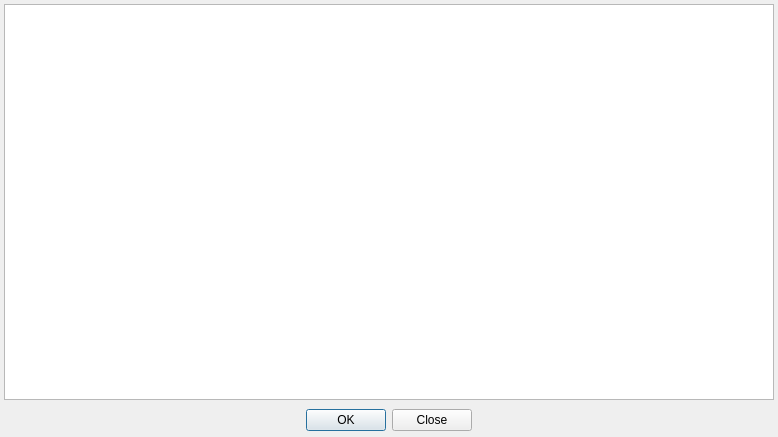
<?xml version="1.0" encoding="UTF-8"?>
<ui version="4.0">
 <class>PlaylistsDialog</class>
 <widget class="QDialog" name="PlaylistsDialog">
  <property name="windowModality">
   <enum>Qt::WindowModal</enum>
  </property>
  <property name="geometry">
   <rect>
    <x>0</x>
    <y>0</y>
    <width>778</width>
    <height>437</height>
   </rect>
  </property>
  <property name="minimumSize">
   <size>
    <width>300</width>
    <height>437</height>
   </size>
  </property>
  <property name="windowTitle">
   <string>Available Playlists</string>
  </property>
  <property name="modal">
   <bool>true</bool>
  </property>
  <layout class="QVBoxLayout" name="verticalLayout">
   <property name="leftMargin">
    <number>1</number>
   </property>
   <property name="topMargin">
    <number>1</number>
   </property>
   <property name="rightMargin">
    <number>1</number>
   </property>
   <property name="bottomMargin">
    <number>6</number>
   </property>
   <item>
    <widget class="QFrame" name="frame">
     <property name="frameShape">
      <enum>QFrame::NoFrame</enum>
     </property>
     <property name="frameShadow">
      <enum>QFrame::Plain</enum>
     </property>
     <property name="lineWidth">
      <number>0</number>
     </property>
     <layout class="QHBoxLayout" name="horizontalLayout">
      <property name="leftMargin">
       <number>3</number>
      </property>
      <property name="topMargin">
       <number>3</number>
      </property>
      <property name="rightMargin">
       <number>3</number>
      </property>
      <property name="bottomMargin">
       <number>3</number>
      </property>
      <item>
       <widget class="QListWidget" name="dialogPlaylistsList"/>
      </item>
     </layout>
    </widget>
   </item>
   <item>
    <widget class="QDialogButtonBox" name="buttonBox">
     <property name="orientation">
      <enum>Qt::Horizontal</enum>
     </property>
     <property name="standardButtons">
      <set>QDialogButtonBox::Close|QDialogButtonBox::Ok</set>
     </property>
     <property name="centerButtons">
      <bool>true</bool>
     </property>
    </widget>
   </item>
  </layout>
 </widget>
 <resources/>
 <connections>
  <connection>
   <sender>buttonBox</sender>
   <signal>accepted()</signal>
   <receiver>PlaylistsDialog</receiver>
   <slot>accept()</slot>
   <hints>
    <hint type="sourcelabel">
     <x>248</x>
     <y>254</y>
    </hint>
    <hint type="destinationlabel">
     <x>157</x>
     <y>274</y>
    </hint>
   </hints>
  </connection>
  <connection>
   <sender>buttonBox</sender>
   <signal>rejected()</signal>
   <receiver>PlaylistsDialog</receiver>
   <slot>reject()</slot>
   <hints>
    <hint type="sourcelabel">
     <x>316</x>
     <y>260</y>
    </hint>
    <hint type="destinationlabel">
     <x>286</x>
     <y>274</y>
    </hint>
   </hints>
  </connection>
 </connections>
</ui>
